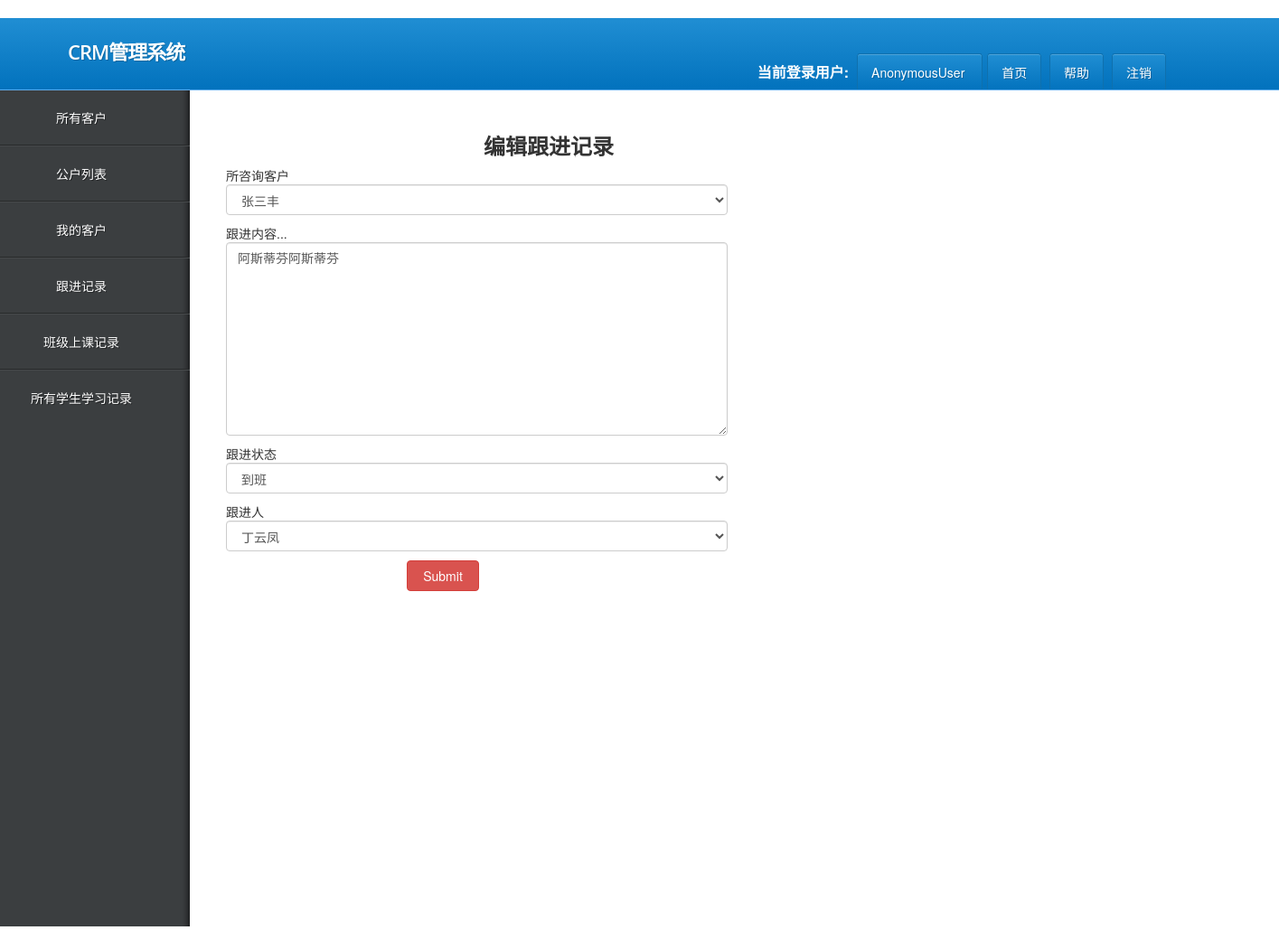
The page /edit_consult_record/1 on the database its author committed.
### app01/models.py (models this page shows, shortened)
class ConsultRecord(models.Model):
    customer = models.ForeignKey('Customer', verbose_name="所咨询客户",on_delete=models.CASCADE)
    note = models.TextField(verbose_name="跟进内容...")
    status = models.CharField("跟进状态", max_length=8, choices=seek_status_choices, help_text="选择客户此时的状态")
    consultant = models.ForeignKey("UserInfo", verbose_name="跟进人", related_name='records',on_delete=models.CASCADE)
    date = models.DateTimeField("跟进日期", auto_now_add=True)
    delete_status = models.BooleanField(verbose_name='删除状态', default=False)

### app01/views.py (the view, shortened to what this page needs)
# urls.py: url(r'^edit_consult_record/(\d+)$', views.AddAndEditConsultRecordView.as_view(), name='edit_consult_record'),
class AddAndEditConsultRecordView(View):
    def get(self,request,edit_id=None):
        edit_obj = ConsultRecord.objects.filter(id=edit_id).first()  # 取到要编辑的对象
        form_obj = ConsultRecordModelForm(instance=edit_obj)
        return render(request, 'customers/add_edit_consult_record.html', {'add_customer_obj': form_obj,'edit_obj':edit_obj})

### app01/form.py
class ConsultRecordModelForm(forms.ModelForm):
    class Meta:
        model=ConsultRecord
        exclude= ('delete_status',)
    def __init__(self, *args, **kwargs):
        super().__init__(*args, **kwargs)
        for filed in self.fields.values(): # 初始化的时候就给每个字段都加上form-control样式,就不用给每个字段加widget单独加
            filed.widget.attrs.update({'class': 'form-control'})

### app01/models.py (called while the page is built)
    def __str__(self):
        return self.name

### templates/customers/add_edit_consult_record.html (shortened to what this page needs)
{% extends 'customers/base.html' %}
{% block content %}
    <h3 style="margin-left: 300px"><strong>
        {% if edit_obj %}
            编辑跟进记录
        {% else %}
            新增跟进记录
        {% endif %}
    </strong></h3>
    <div class="container">
        <div class="row">
            <div class="col-md-6 col-offset-4">
                <form action="" method="post" novalidate>
                    {% for field in add_customer_obj %}
                        {{ field.label }}
                        <p>
                            {{ field }}
                        </p>
                    {% endfor %}
                    <input type="submit" class="btn btn-danger" style="width: 80px;margin-left: 200px">
                </form>
            </div>
        </div>
    </div>
{% endblock %}

### static/my_login_page/css/style.css (style rules this page uses)
* { filter: none; }
html, body, div, span, applet, object, iframe, h1, h2, h3, h4, h5, h6, p, blockquote, pre, a, abbr, acronym, address, big, cite, code, del, dfn, em, img, ins, kbd, q, s, samp, small, strike, strong, sub, sup, tt, var, b, u, i, center, dl, dt, dd, ol, ul, li, fieldset, form, label, legend, table, caption, tbody, tfoot, thead, tr, th, td, article, aside, canvas, details, embed, figure, figcaption, footer, header, hgroup, menu, nav, output, ruby, section, summary, time, mark, audio, video { margin: 0; padding: 0; border: 0; font-size: 100%; font: inherit; vertical-align: baseline; }
body { line-height: 1; }
strong { font-weight: bold; }
html { height: 100%; }
body { margin:0; padding: 0; height: 100%; font-family: arial; font-size: 12px; background: #f7f7f7; overflow-x: hidden; color: #3B3E40; }
p { margin: 0 0 10px 0; line-height: 15px; }
input[type="text"], input[type="email"], input[type="search"], input[type="password"], textarea { -webkit-appearance: none; background: #fff; }
input, textarea { padding:10px; font-size: 12px; font-family: Arial; color:#606060; border:1px solid #e3e3e3; background: #fff; width: 100%; margin: 0 0 15px 0; border-radius:3px; -webkit-border-radius:3px; -moz-border-radius:3px; box-sizing: border-box; -webkit-box-sizing: border-box; -moz-box-sizing: border-box; }

### rows shown on the page
ConsultRecord: add_customer_obj "张三丰" "阿斯蒂芬阿斯蒂芬" "到班" "丁云凤"

### other values the page prints
{{ request.user }} "AnonymousUser"
{{ field.label }} "所咨询客户" "跟进内容..." "跟进状态" "跟进人"
